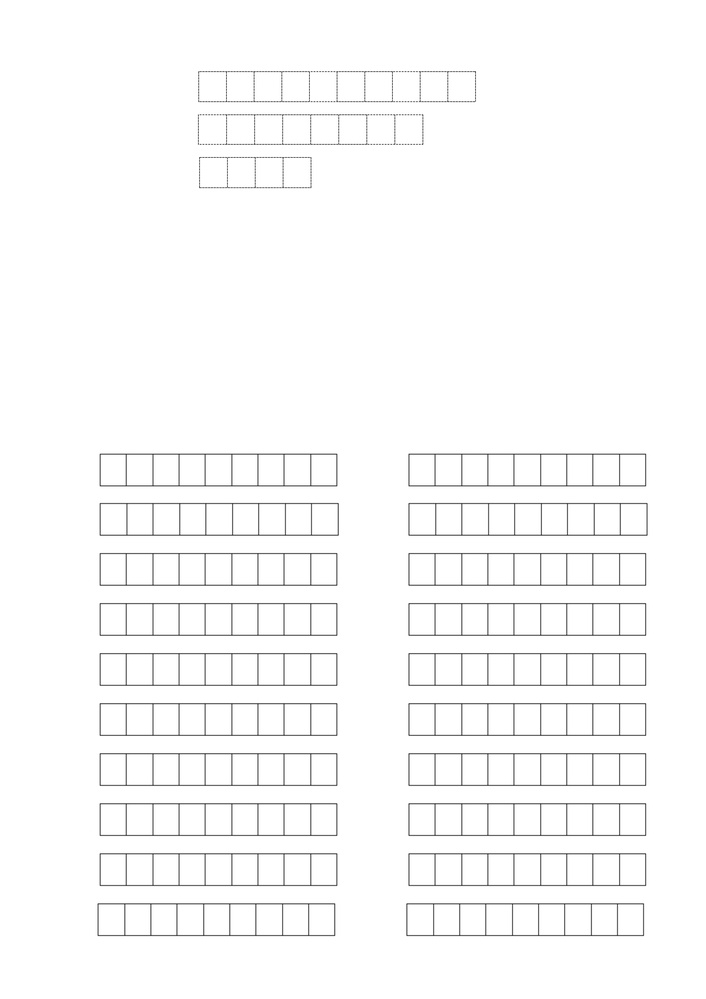
#> input picture test_pics/empty_example_cells.jpg, 706 x 999 px, shrunk from 3571 x 5051 before the run
$ jupyter execute --allow-errors test_4.ipynb
#> lines starting #> are read from the running program, lines starting #| are printed output that depends on the picture; after the words box and inside, x2 and y2 are one past the last pixel; in counts of white or black regions, pixels touching at a corner belong together
[cell 1]
import pandas as pd
import base64
from openai import OpenAI
import json
from pydantic import BaseModel
import cv2
import numpy as np
import fitz
from PIL import Image
from io import BytesIO
pd.set_option('display.max_columns', None)
from typing import Optional
import matplotlib.pyplot as plt
import json


import pandas as pd
from openpyxl import Workbook
from openpyxl.utils.dataframe import dataframe_to_rows
from openpyxl.styles import Alignment, Border, Side, Font

[cell 2]
def get_contours(image_path):
    # Загрузка изображения
#> called with image_path = 'test_pics/empty_example_cells.jpg'
    image = cv2.imread(image_path, cv2.IMREAD_GRAYSCALE)
#> image is the input picture: shape (999, 706); min 54, max 255, mean 250.2

    # Инвертируем изображение (пунктирные линии должны быть белыми)
    _, binary = cv2.threshold(image, 150, 255, cv2.THRESH_BINARY_INV)
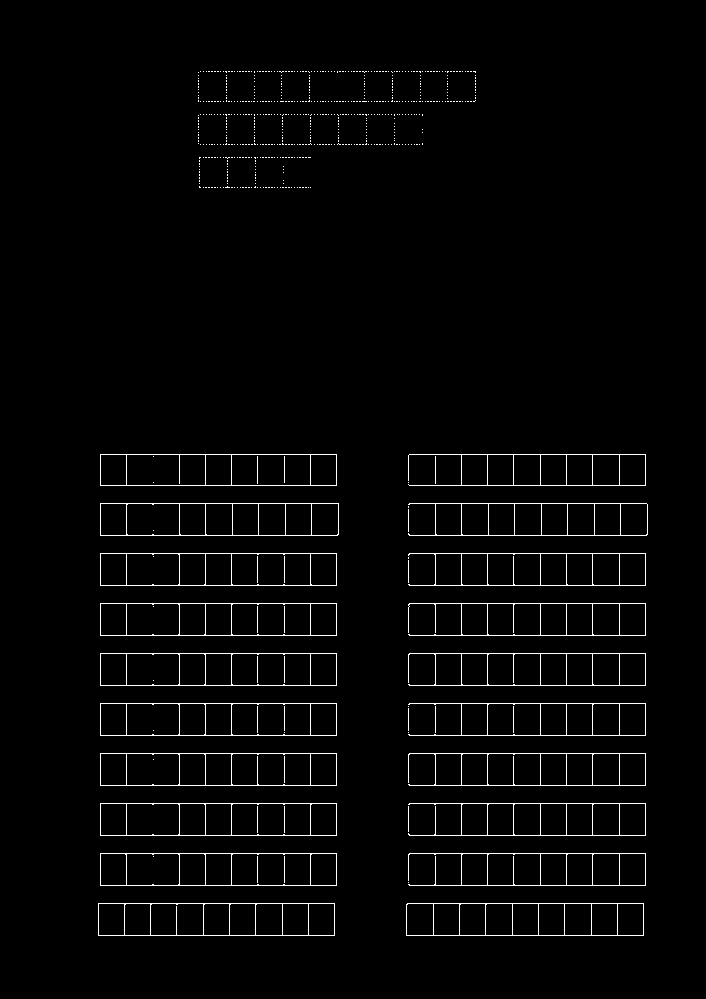
#> binary: shape (999, 706); 2.3% white in thin lines or dots, all inside (x1, y1, x2, y2) = (98, 71, 648, 936)

    # Применяем размытие, чтобы убрать шум
    blurred = cv2.GaussianBlur(binary, (5, 5), 0)
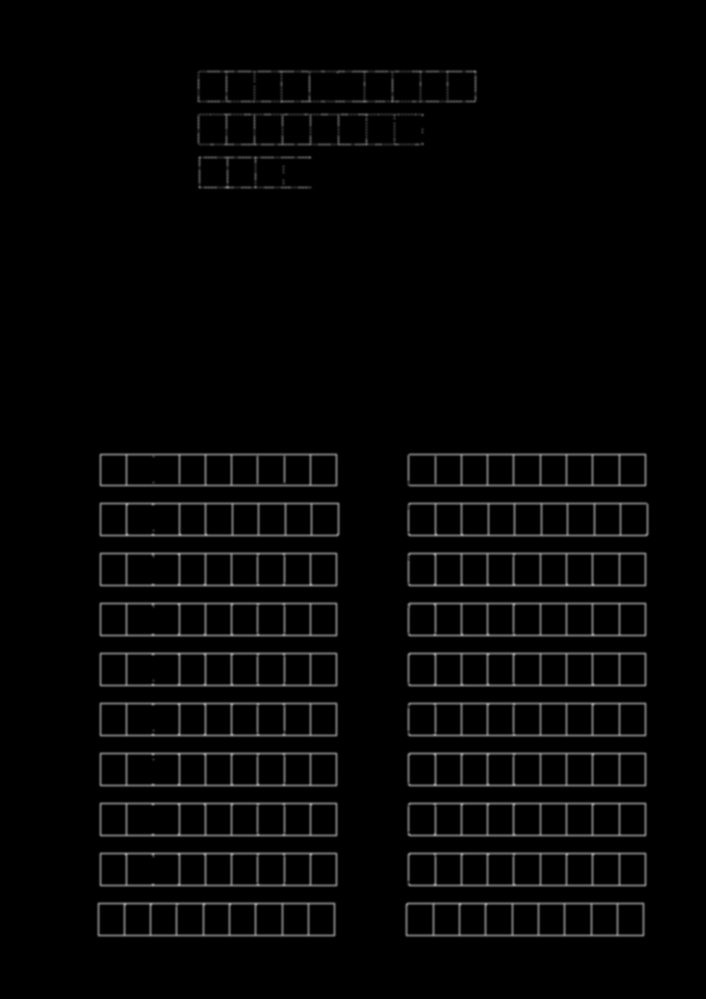
#> blurred: shape (999, 706); min 0, max 153, mean 6

    # Используем морфологию для выделения прямоугольных структур
    kernel = cv2.getStructuringElement(cv2.MORPH_RECT, (5, 5))
    processed = cv2.morphologyEx(blurred, cv2.MORPH_CLOSE, kernel, iterations=1)

    # Поиск контуров
    contours, _ = cv2.findContours(processed, cv2.RETR_TREE, cv2.CHAIN_APPROX_SIMPLE)
#> contours = 214 contours; largest, box (x1, y1, x2, y2) and area: (196, 69, 478, 104) 9552, (406, 501, 650, 538) 8746, (98, 501, 341, 538) 8712, (404, 901, 646, 938) 8676, (406, 851, 648, 888) 8675
    contours = sorted(contours, key=lambda x: x[0][0][1])
#> contours = 214 contours; largest, box (x1, y1, x2, y2) and area: (196, 69, 478, 104) 9552, (406, 501, 650, 538) 8746, (98, 501, 341, 538) 8712, (404, 901, 646, 938) 8676, (406, 551, 648, 588) 8675
    contours = sorted(contours, key=lambda x: x[0][0][0])
    contours = sorted(contours, key=lambda c: (cv2.boundingRect(c)[1], cv2.boundingRect(c)[0]))

    # Копия изображения для отображения результатов
    output = cv2.cvtColor(image, cv2.COLOR_GRAY2BGR)

    # Фильтруем и выделяем только прямоугольные блоки
    contours_valid = []
    for contour in contours:
        x, y, w, h = cv2.boundingRect(contour)
        # Условие для фильтрации блоков по размеру
        if 100 < w < 150 and 100 < h < 200:  # Подстраивайте размеры под бланк
            contours_valid.append(contour)
            cv2.rectangle(output, (x, y), (x + w, y + h), (0, 255, 0), 2)
#> this loop made 214 passes
#> (x, y, w, h) on passes 1 to 3: (196, 69, 282, 35), (200, 73, 25, 27), (228, 73, 25, 27)
#> after the loop, contours_valid = []

    return contours_valid, output

def visualize_row(contours, image_path):
    # Копия изображения для отображения результатов
    image = cv2.imread(image_path, cv2.IMREAD_GRAYSCALE)
    output = cv2.cvtColor(image, cv2.COLOR_GRAY2BGR)

    # Фильтруем и выделяем только прямоугольные блоки
    contours_valid = []
    for contour in contours:
        x, y, w, h = cv2.boundingRect(contour)
        # Условие для фильтрации блоков по размеру
        if 100 < w < 150 and 100 < h < 200:  # Подстраивайте размеры под бланк
            contours_valid.append(contour)
            cv2.rectangle(output, (x, y), (x + w, y + h), (0, 255, 0), 2)

    return output

[cell 3]
numb_cells_dict = {'subject':10,
                   'user_id':8,
                   'version':4,
                   'answer1':9,
                   'correction1':9,
                   'answer2':9,
                   'correction2':9,
                   'answer3':9,
                   'correction3':9,
                   'answer4':9,
                   'correction4':9,
                   'answer5':9,
                   'correction5':9,
                   'answer6':9,
                   'correction6':9,
                   'answer7':9,
                   'correction7':9,
                   'answer8':9,
                   'correction8':9,
                   'answer9':9,
                   'correction9':9,
                   'answer10':9,
                   'correction10':9}

contours, output = get_contours("test_pics/empty_example_cells.jpg")
#> contours = []


rows_dict = {}
j= 0
#> (the rest of this cell did not finish here and is left out)

$ run again, with test_pics/empty_example.jpg copied over test_pics/empty_example_cells.jpg
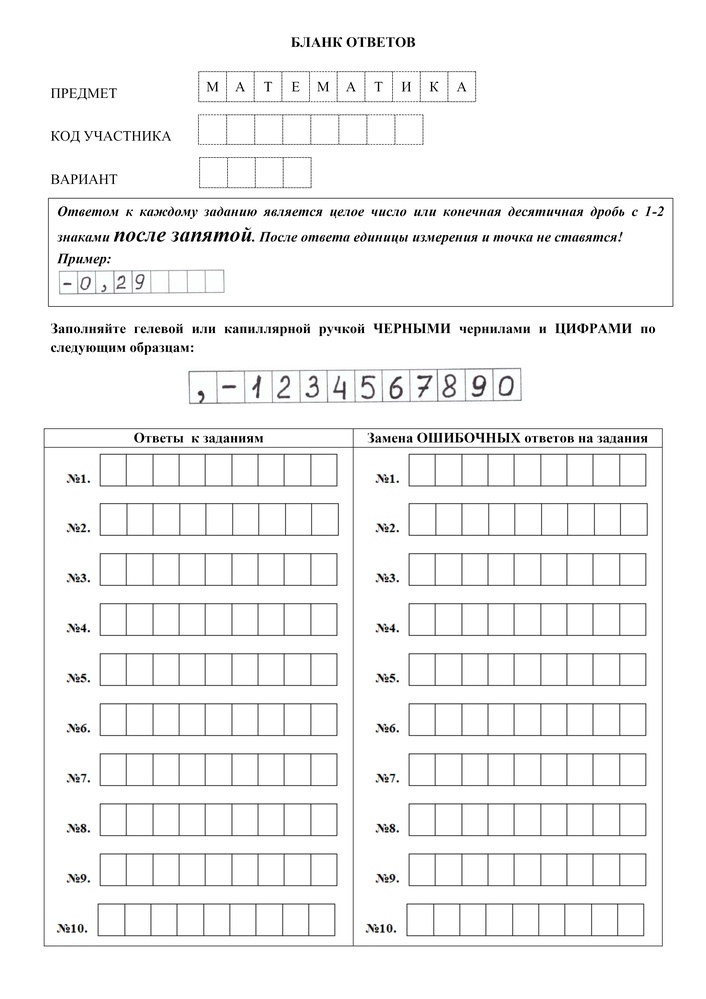
#> input picture test_pics/empty_example.jpg, 706 x 999 px, shrunk from 3571 x 5051 before the run
#> in get_contours, `_, binary = cv2.threshold(image, 150, 255, cv2.THRESH_BINARY_INV)`:
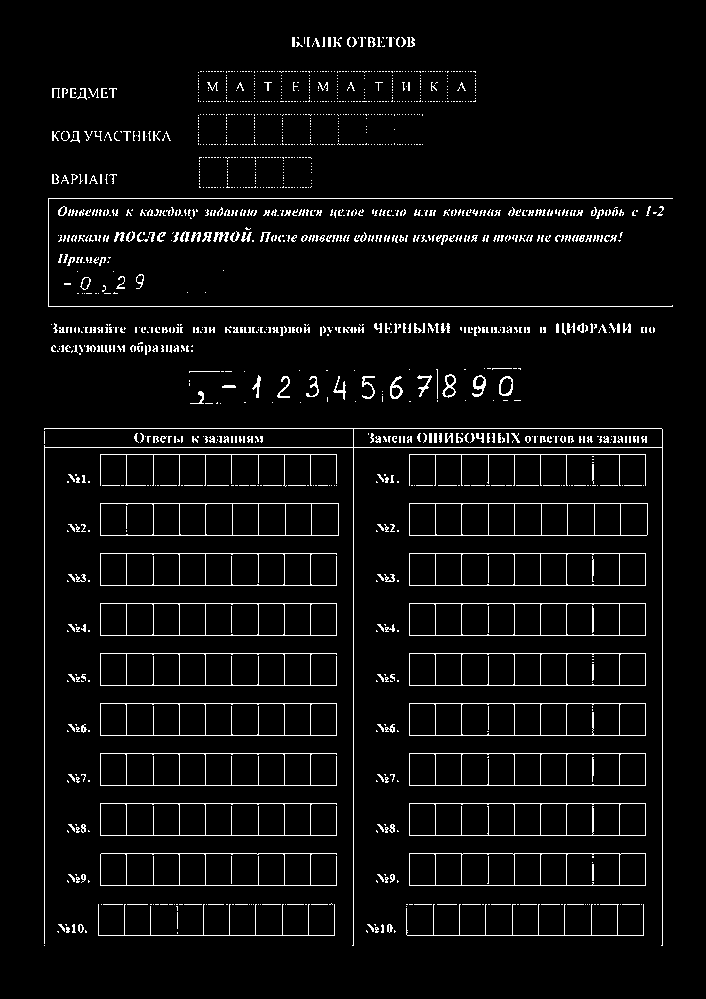
#> binary: shape (999, 706); 4.7% white in thin lines or dots, all inside (x1, y1, x2, y2) = (44, 37, 673, 946)
#> in get_contours, `processed = cv2.morphologyEx(blurred, cv2.MORPH_CLOSE, kernel, iterati..`:
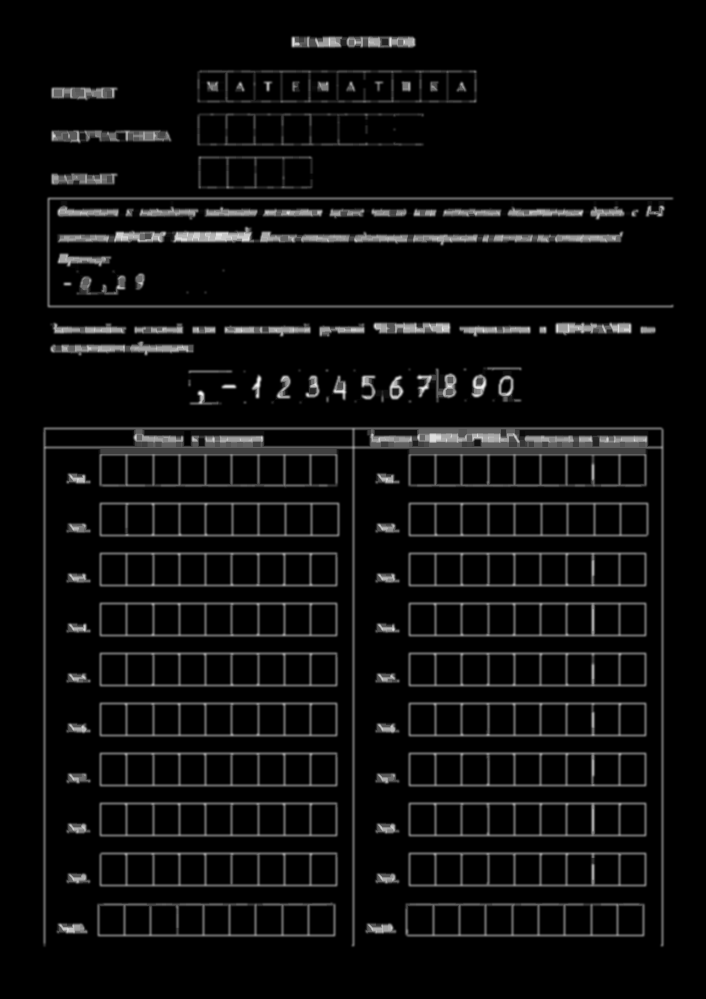
#> processed: shape (999, 706); min 0, max 249, mean 13.4
#> in get_contours, `contours, _ = cv2.findContours(processed, cv2.RETR_TREE, cv2.CHAIN_APP..`: contours = 307 contours, 10 with area under 20; largest, box (x1, y1, x2, y2) and area: (42, 426, 665, 948) 38540, (46, 196, 675, 309) 15684, (196, 69, 478, 104) 9552, (98, 501, 341, 538) 8712, (407, 501, 650, 538) 8712
#> the loop in get_contours, `for contour in contours:` made 307 passes
#> (x, y, w, h) on passes 1 to 3: (290, 35, 127, 14), (196, 69, 282, 35), (200, 73, 25, 8)
#> after the loop in get_contours, `for contour in contours:`: contours_valid = []
